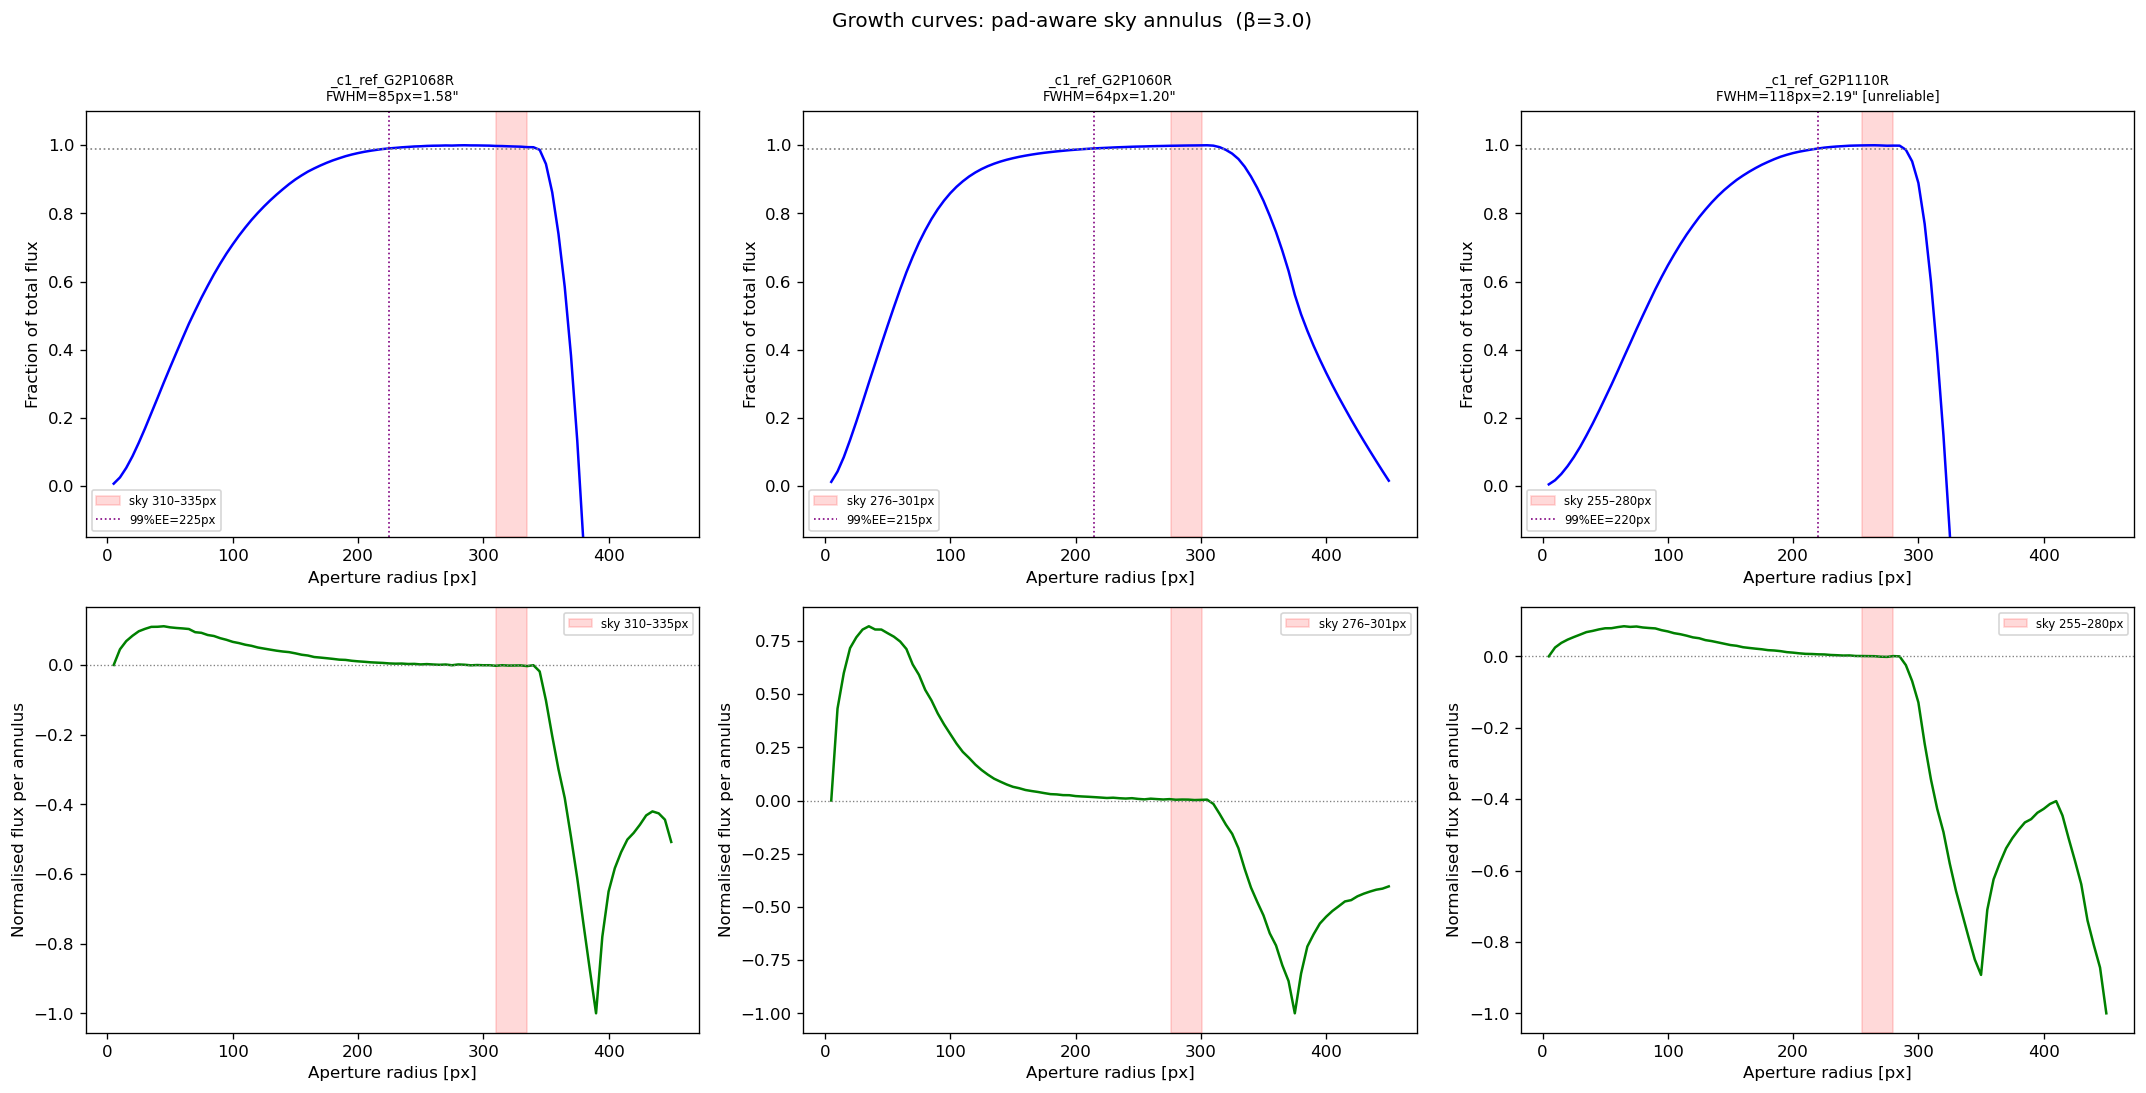

The script that saved this image:
"""
Growth curves with pad-aware sky annulus.

For each star:
  1. Collect centroids from N_STACK frames to measure actual shift extents.
  2. Derive the safe radius: largest circle from the centroid that avoids
     zero-padded borders introduced by shift-and-add registration.
  3. Place sky annulus just inside that safe radius.
  4. Fit Moffat β=3.0 to the stacked radial profile; flag the star as
     unreliable for T_tel if sky_inner < MIN_FWHM_SCALE × FWHM.
  5. Plot encircled-energy fraction and annular flux.

Usage
-----
  python3 growth_moffat.py
"""

import warnings
warnings.filterwarnings('ignore')

import numpy as np
import glob
from astropy.io import fits
from pathlib import Path
from survey_transmissivity import find_star_roots, find_filter_dir
from telescope_transmissivity import (
    register_frames, pad_safe_radius, fit_fwhm_moffat,
)

BASE_DIR        = Path('.')
BETA            = 3.0
SKY_MARGIN      = 30    # px inside safe radius for sky inner edge
SKY_WIDTH       = 25    # px annulus width
N_STACK         = 20    # frames to stack
R_MAX           = 450   # max radius for growth curve [px]
R_STEP          = 5
MIN_FWHM_SCALE  = 3.0   # flag star if sky_inner < this × FWHM
PLATE_SCALE_MAS = 18.63

# Stars selected previously (moffat_fit.py, seed=42)
TARGET_LABELS = ['_c1_ref_G2P1068R', '_c1_ref_G2P1060R', '_c1_ref_G2P1110R']




# ---------------------------------------------------------------------------
# Growth curve
# ---------------------------------------------------------------------------

def growth_curve(stack, cx, cy, sky_inner, sky_outer,
                 r_max=R_MAX, r_step=R_STEP):
    ny, nx  = stack.shape
    yy, xx  = np.ogrid[:ny, :nx]
    r2      = (xx - cx)**2 + (yy - cy)**2

    sky_mask    = (r2 > sky_inner**2) & (r2 <= sky_outer**2)
    sky_per_pix = np.median(stack[sky_mask]) if sky_mask.sum() >= 20 else 0.0

    radii   = np.arange(r_step, r_max + r_step, r_step)
    cumflux = np.array([stack[r2 <= r**2].sum() - sky_per_pix * (r2 <= r**2).sum()
                        for r in radii], dtype=float)
    return radii, cumflux, sky_per_pix


# ---------------------------------------------------------------------------
# main
# ---------------------------------------------------------------------------

def main():
    import matplotlib
    matplotlib.use('Agg')
    import matplotlib.pyplot as plt

    base      = BASE_DIR.resolve()
    all_roots = dict(find_star_roots(base))

    fig, axes = plt.subplots(2, len(TARGET_LABELS),
                             figsize=(6 * len(TARGET_LABELS), 9))

    for col, label in enumerate(TARGET_LABELS):
        if label not in all_roots:
            print(f'{label}: not found — skipping.')
            continue

        root  = all_roots[label]
        fdir  = find_filter_dir(root, 'Luminance')
        if fdir is None:
            print(f'{label}: no Luminance dir.')
            continue
        fits_files = sorted(glob.glob(str(fdir / '*.fits')))
        if not fits_files:
            print(f'{label}: no FITS files.')
            continue

        print(f'\n{label}: registering {N_STACK} frames …', end=' ', flush=True)
        stack, cx, cy, dx, dy, ny, nx = register_frames(fits_files, N_STACK)
        print(f'done.  centroid=({cx},{cy})')
        print(f'  shift extents: dx=[{dx.min():+.0f},{dx.max():+.0f}]  '
              f'dy=[{dy.min():+.0f},{dy.max():+.0f}]')

        safe_r = pad_safe_radius(cx, cy, dx, dy, ny, nx)
        print(f'  safe radius={safe_r} px')

        sky_inner = safe_r - SKY_MARGIN
        sky_outer = safe_r - SKY_MARGIN + SKY_WIDTH
        # ensure outer doesn't exceed safe_r
        sky_outer = min(sky_outer, safe_r - 2)
        print(f'  Sky annulus: {sky_inner}–{sky_outer} px  '
              f'(~{np.pi*(sky_outer**2 - sky_inner**2):.0f} px²)')

        fwhm = fit_fwhm_moffat(stack, cx, cy, ny, nx)
        if fwhm is None:
            print(f'  Moffat fit failed.')
            fwhm_str = 'fit failed'
            reliable = False
        else:
            fwhm_as  = fwhm * PLATE_SCALE_MAS / 1000.0
            reliable = sky_inner >= MIN_FWHM_SCALE * fwhm
            flag     = '' if reliable else f'  [WARN: sky_inner={sky_inner:.0f} < {MIN_FWHM_SCALE:.0f}×FWHM={MIN_FWHM_SCALE*fwhm:.0f}]'
            fwhm_str = f'{fwhm:.0f}px={fwhm_as:.2f}"'
            print(f'  FWHM = {fwhm_str}  (β={BETA}){flag}')
            print(f'  Reliable for T_tel: {"yes" if reliable else "no — sky may be halo-contaminated"}')

        radii, cumflux, sky_per_pix = growth_curve(
            stack, cx, cy, sky_inner, sky_outer)
        peak = np.nanmax(cumflux)
        frac = cumflux / peak if peak > 0 else cumflux
        print(f'  Sky/px={sky_per_pix:.1f} ADU   peak cumflux={peak:,.0f} ADU')

        above = radii[frac >= 0.99]
        r99   = float(above[0]) if len(above) else np.nan
        print(f'  99% EE radius: {r99:.0f} px' if np.isfinite(r99) else '  99% EE: not reached')

        title_flag = '' if reliable else ' [unreliable]'
        ax0 = axes[0, col]
        ax0.plot(radii, frac, 'b-', lw=1.5)
        ax0.axhline(0.99, color='gray', ls=':', lw=1)
        ax0.axvspan(sky_inner, sky_outer, alpha=0.15, color='red', label=f'sky {sky_inner}–{sky_outer}px')
        if np.isfinite(r99):
            ax0.axvline(r99, color='purple', ls=':', lw=1, label=f'99%EE={r99:.0f}px')
        ax0.set_title(f'{label}\nFWHM={fwhm_str}{title_flag}', fontsize=8)
        ax0.set_xlabel('Aperture radius [px]')
        ax0.set_ylabel('Fraction of total flux')
        ax0.set_ylim(-0.15, 1.1)
        ax0.legend(fontsize=7)

        ax1 = axes[1, col]
        dflux = np.diff(cumflux, prepend=cumflux[0])
        dmax  = np.nanmax(np.abs(dflux))
        ax1.plot(radii, dflux / dmax if dmax > 0 else dflux, 'g-', lw=1.5)
        ax1.axhline(0, color='gray', ls=':', lw=0.8)
        ax1.axvspan(sky_inner, sky_outer, alpha=0.15, color='red', label=f'sky {sky_inner}–{sky_outer}px')
        ax1.set_xlabel('Aperture radius [px]')
        ax1.set_ylabel('Normalised flux per annulus')
        ax1.legend(fontsize=7)

    plt.suptitle('Growth curves: pad-aware sky annulus  (β=3.0)', y=1.01)
    plt.tight_layout()
    outpath = Path('growth_moffat.png')
    plt.savefig(outpath, dpi=120, bbox_inches='tight')
    print(f'\nPlot saved: {outpath}')


if __name__ == '__main__':
    main()
